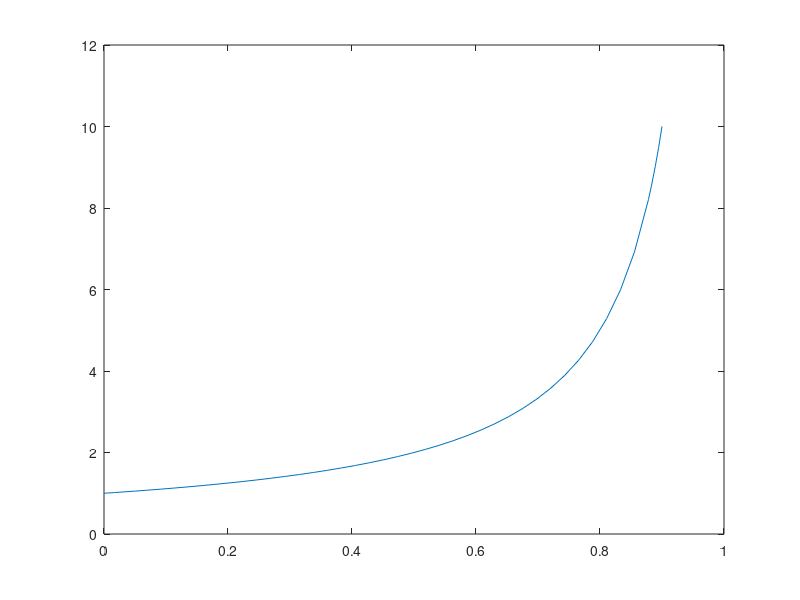

The MATLAB script that drew this image:
% this is a super basic example of using ODE45 to solve y' = xy^2+y
% Just to show the built in matlab function and visualize output
% Wirtten by Austin Baird. 

F = @(x,y) x*y^2 +y;   % the function on the rhs of the equation 
x = [0 0.9];   % interval to evaluate the ode over (ode45 automatically partitions this

%x = 0:0.1:0.5;   % uncomment this to declare the points we want the ode evaluated at.
[x,y] = ode45(F,x,1);   %stores the discretize x domain (x) and gives approximate solutions (y)

%plot the output 
plot(x,y)

